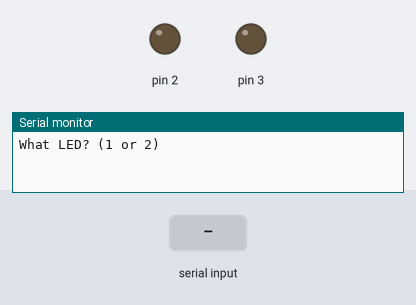
This sketch was run on a simulated Arduino Uno, built with avr-gcc and run on an emulated ATmega328P. Shown: output pins drawn as LEDs (lit = HIGH), the last lines printed to the serial monitor. Dashed ring = blinking. The test bench sets the inputs (shaded band).

Above: at 1.2 s.
1.3 s: "1\n" received over Serial
2.8 s: "90,45\n" received over Serial
At 3.03 s:
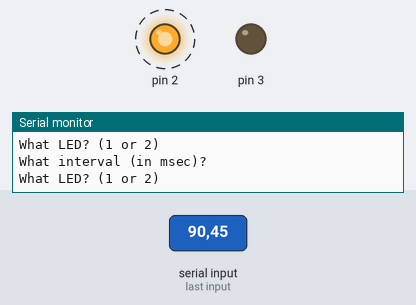
Timing chart, 0 to 11.8 s (numbered marks = the images above; inputs shaded):
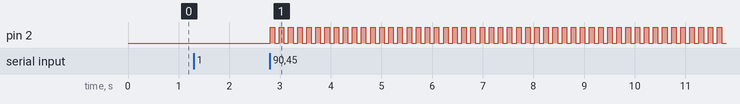

The sketch:

CMPE311Project3.ino
```cpp
#include "mymilli.h"

// ===== Serial input buffer =====
String inputBuffer = "";  // builds up one line of typed input, character by character

// ===== LED timing state (one set per LED, so they can blink independently) =====
unsigned long currentLED1millis  = 0;
unsigned long currentLED2millis  = 0;
unsigned long previousLED1millis = 0;
unsigned long previousLED2millis = 0;

// ===== Configuration captured from the user =====
int getLED1Num   = 0;   // will be set to 1 once the user picks LED 1
int getLED2Num   = 0;   // will be set to 2 once the user picks LED 2
unsigned long getInterval1 = 0;   // blink interval for LED 1, in ms
unsigned long getInterval2 = 0;   // blink interval for LED 2, in ms

// ===== LED on/off state =====
bool LED1State = false;
bool LED2State = false;

// ===== Question-flow state machine flags =====
bool askedLED      = false;  // have we asked "What LED?" for the current round?
bool askedInterval = false;  // have we asked "What interval?" for the current round?

bool gotLine = true;  // true exactly when a full line of input just finished
int value;            // holds the number parsed from that completed line
int currentSelection = 0;  // which LED THIS round's interval answer belongs to (1 or 2)

typedef void (*TaskFunction)();

void askQuestions();
void serviceLED1();
void serviceLED2();
void changeFrequency1(int LEDNum, unsigned long LEDInterval);
void changeFrequency2(int LEDNum, unsigned long LEDInterval);
void blinkLED1(unsigned long LEDInterval);
void blinkLED2(unsigned long LEDInterval);
bool serialData(int &result);

// Function pointer array (the schedule)
TaskFunction taskTable[] = {
  askQuestions,
  serviceLED1,
  serviceLED2
};

const int NUM_TASKS = sizeof(taskTable) / sizeof(taskTable[0]);

void setup() {
  pinMode(2, OUTPUT);
  pinMode(3, OUTPUT);
  Serial.begin(9600);
  mymilliInit();
}

void loop() {
  static int currentTask = 0;
  taskTable[currentTask]();
  currentTask = (currentTask + 1) % NUM_TASKS;
}

void askQuestions() {
    // Ask which LED, once per round.
  if (!askedLED) {
    Serial.println("What LED? (1 or 2)");
    askedLED = true;
  }

  // Try to read ONE completed line this pass through loop().
  value = 0;
  gotLine = serialData(value);

  if (gotLine) {
    if (!askedInterval) {
      // We were waiting for the LED number.
      if (value == 1) {
        getLED1Num = value;
        Serial.println("What interval (in msec)?");
        askedInterval = true;
        currentSelection = 1;
      } else if (value == 2) {
        getLED2Num = value;
        Serial.println("What interval (in msec)?");
        askedInterval = true;
        currentSelection = 2;
      }
    } else {
      // We were waiting for the interval — route it to whichever LED was picked.
      if (currentSelection == 1) {
        getInterval1 = value;
      } else if (currentSelection == 2) {
        getInterval2 = value;
      }

      // Reset the flow so the next completed line starts a fresh round
      // (new LED number), instead of being misread as another interval.
      askedLED      = false;
      askedInterval = false;
    }
  }
}

void serviceLED1() {
    // Keep blinking whichever LED(s) have been fully configured.
  if (getLED1Num == 1 && getInterval1 > 0) {
    changeFrequency1(getLED1Num, getInterval1);
  }
}

void serviceLED2() {
  if (getLED2Num == 2 && getInterval2 > 0) {
    changeFrequency2(getLED2Num, getInterval2);
  }
}

// Starts/updates blinking on LED 1, only if LED 1 was the one selected.
void changeFrequency1(int LEDNum, unsigned long LEDInterval) {
  if (LEDNum == 1) {
    blinkLED1(LEDInterval);
  }
}

// Starts/updates blinking on LED 2, only if LED 2 was the one selected.
void changeFrequency2(int LEDNum, unsigned long LEDInterval) {
  if (LEDNum == 2) {
    blinkLED2(LEDInterval);
  }
}

// Non-blocking blink for LED 1 (pin 2), using its own timestamp so it
// doesn't interfere with LED 2's timing.
void blinkLED1(unsigned long LEDInterval) {
  currentLED1millis = mymilli();

  if (currentLED1millis >= previousLED1millis + LEDInterval) {
    LED1State = !LED1State;
    digitalWrite(2, LED1State);
    previousLED1millis = currentLED1millis;
  }
}

// Non-blocking blink for LED 2 (pin 3), using its own timestamp so it
// doesn't interfere with LED 1's timing.
void blinkLED2(unsigned long LEDInterval) {
  currentLED2millis = mymilli();

  if (currentLED2millis >= previousLED2millis + LEDInterval) {
    LED2State = !LED2State;
    digitalWrite(3, LED2State);
    previousLED2millis = currentLED2millis;
  }
}

// Reads at most ONE character per call. Only returns true on the exact
// call where it reads '\n' — at that point the full line is complete,
// so it converts the buffered text to an int and clears the buffer.
bool serialData(int &result) {
  if (Serial.available() > 0) {
    char incomingChar = Serial.read();

    if (incomingChar == '\n') {
      result = inputBuffer.toInt();
      inputBuffer = "";
      return true;
    } else {
      inputBuffer += incomingChar;  // keep building the line
    }
  }
  return false;
}
```

mymilli.cpp
```cpp
#include "mymilli.h"
#include <stdint.h>      // standard integer types only; no avr/io.h or avr/interrupt.h needed

// ===== Own register constants (ATmega328P data-memory addresses) =====
#define myTCCR0A (*(volatile uint8_t *)0x44)   // Timer/Counter0 Control Register A (mode select)
#define myTCCR0B (*(volatile uint8_t *)0x45)   // Timer/Counter0 Control Register B (clock select)
#define myOCR0A  (*(volatile uint8_t *)0x47)   // Timer/Counter0 Output Compare Register A (compare value)
#define myTIMSK0 (*(volatile uint8_t *)0x6E)   // Timer/Counter0 Interrupt Mask Register
#define mySREG   (*(volatile uint8_t *)0x5F)   // CPU status register (holds the global interrupt enable bit)
#define clksel   0                             // bit position of the clock select field (CS02:0) in myTCCR0B
#define myOCIE0A 1                             // bit position of the compare match A interrupt enable in myTIMSK0

// ===== Own interrupt macros (replace ISR(), cli(), sei() and the vector name) =====
#define myTIMER0_COMPA_vect __vector_14        // interrupt vector for Timer/Counter0 compare match A
#define myISR(vec) extern "C" void vec(void) __attribute__((signal, used, externally_visible)); void vec(void)
#define myCLI() __asm__ __volatile__("cli" ::: "memory")   // disable interrupts
#define mySEI() __asm__ __volatile__("sei" ::: "memory")   // enable interrupts

volatile uint32_t millicount = 0;   // milliseconds since start; written only by the ISR

// Runs once per millisecond when Timer/Counter0 matches OCR0A.
myISR(myTIMER0_COMPA_vect) {
  millicount++;                     // one tick = exactly 1 ms
}

// Sets up Timer/Counter0 to interrupt once per millisecond.
// 16 MHz / 64 = 250 kHz (4 us per count); counting 0 to 249 is 250 counts = 1000 us = 1 ms.
void mymilliInit() {
  myTCCR0A = (0b10 << 0);           // WGM01:0 = 0b10, CTC mode (timer clears on match with OCR0A)
  myOCR0A = 0b11111001;             // compare value 249
  myTIMSK0 = (0b1 << myOCIE0A);     // enable the compare match A interrupt (only this one)
  mySEI();                          // enable interrupts globally
  myTCCR0B = (0b011 << clksel);     // CS02:0 = 0b011, clock divided by 64
}

// Replacement for millis(): returns milliseconds since mymilliInit().
unsigned long mymilli() {
  uint32_t copy;
  uint8_t saved = mySREG;           // remember interrupt state
  myCLI();                          // block the ISR briefly
  copy = millicount;                // 4-byte read can't be split now
  mySREG = saved;                   // restore the previous state
  return copy;
}
```

mymilli.h
```cpp
#ifndef mymilli_H
#define mymilli_H

void mymilliInit(void);
unsigned long mymilli(void);

#endif
```

Measured:
- after the input at 2.8 s, pin 2: alternates HIGH for 0.09 s and LOW for 0.09 s, starting at once
